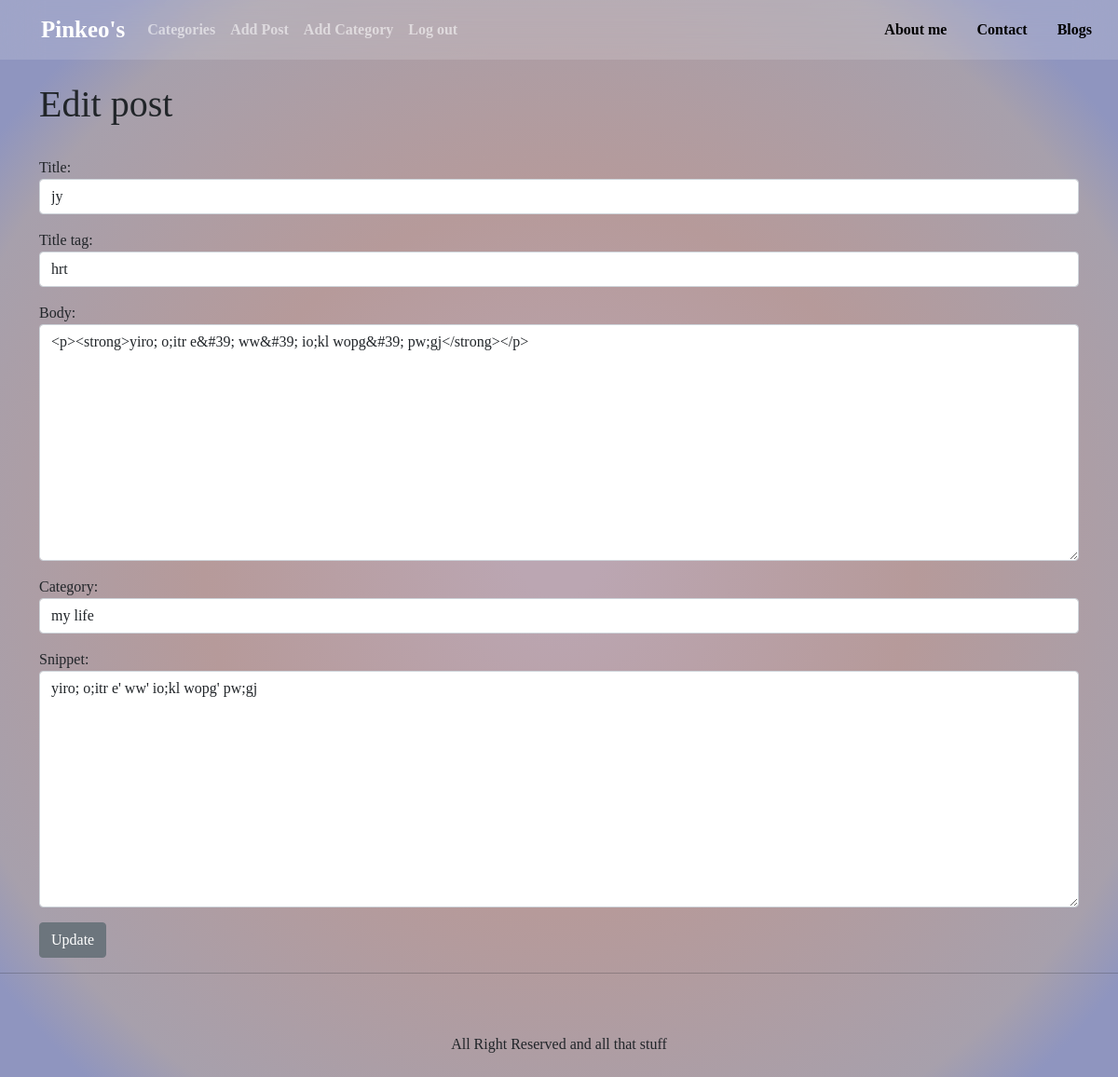
/article/edit/17 (signed in), run on the app's committed database.
### hi/models.py (models this page shows, shortened)
class Post(models.Model):
	title = models.CharField(max_length=255)
	title_tag = models.CharField(max_length=255)
	author = models.ForeignKey(User, on_delete = models.CASCADE)
	body = RichTextField(blank=True, null=True)
	post_date = models.DateField(auto_now_add = True)
	category = models.CharField(max_length=255, default ='uncategorized')
	snippet = models.CharField(max_length=255, default ='click link to read.....')

### hi/views.py (the view)
# urls.py: path('article/edit/<int:pk>', UpdatePostView.as_view(), name='update_post'),
class UpdatePostView(UpdateView):
	model = Post
	form_class = EditForm
	template_name = 'hi/update_post.html'

### hi/forms.py
class EditForm(forms.ModelForm):
	class Meta:
		model = Post
		fields = ('title','title_tag','body','category','snippet')
		widgets = {
				'title': forms.TextInput(attrs={'class':'form-control'}),
				'title_tag':forms.TextInput(attrs={'class':'form-control'}),
				'category': forms.Select(choices=category_list, attrs={'class':'form-control'}),
				'body': forms.Textarea(attrs={'class':'form-control'}),
				'snippet': forms.Textarea(attrs={'class':'form-control'}),
		}

### hi/templates/hi/update_post.html (shortened to what this page needs)
{% extends 'hi/base.html' %}
 {% block content%}
{% if user.is_authenticated %}
 {% if user.id == post.author.id %}
<h1>Edit post</h1><br/>
<div class="form-group">
<form method="POST">
	{{ form.as_p }}
	<button class="btn btn-secondary">Update</button>
</div>
{% else %}
<h1>You're not allowed here:(!</h1>
{% endif %}
{% else %}
<h1>You're not allowed here:(!</h1>
{% endif %}
{% endblock %}

### hi/templates/hi/base.html (style rules this page uses)
html,body { background: #1D2B64; background: rgb(187,166,178); background: radial-gradient(circle, rgba(187,166,178,1) 5%, rgba(182,154,154,1) 45%, rgba(167,160,172,1) 80%, rgba(143,149,191,1) 89%); font-family: lao sangam Mn; }

### data on the page
Post: title "jy", title_tag "hrt", body "<p><strong>yiro; o;itr e&#39; ww&#39; io;kl wopg&#39; pw;gj</strong></p>", category "my life", snippet "yiro; o;itr e' ww' io;kl wopg' pw;gj"
